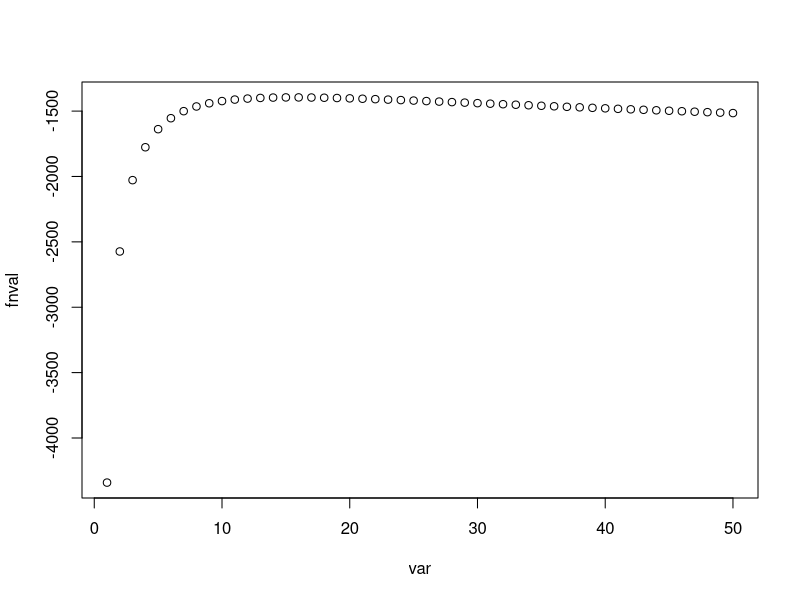
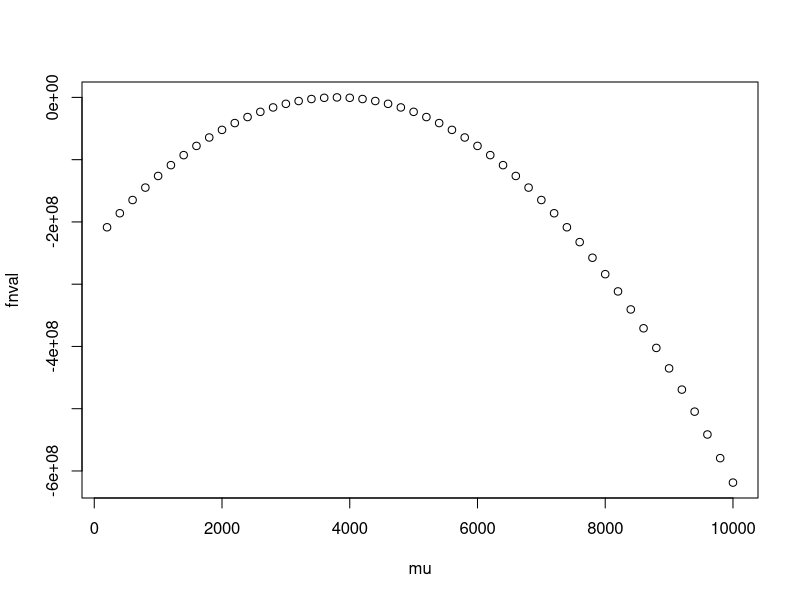

Write the R code that produced these figures, in order.
rm(list=ls())
set.seed(123)


#2a
data <- read.csv("data.csv")
data <- data[,c(2)]

mle.loglikelynormal <- function(theta){
  mu <- theta[1]
  sigma <- theta[2]
  val <- -(0.5)*length(data)*log(2*pi*sigma) - (0.5/sigma)*sum((data - mu)^2)
  return(val)
}
theta <- c(mean(data),var(data))
mlevalue.loglikely <- optim(par = theta,fn = mle.loglikelynormal,control = list(fnscale=-1))
print(mlevalue.loglikely)

#2b
optimmu <- 4000.04397
var = c(1:50)
fnval = c(1:50)
for(i in 1:50){
  var[i] <- i
  fnval[i] <- mle.loglikelynormal(c(optimmu,i))
}
plot(var,fnval)

optimsigma <- 15.53298
mu = c(1:50)
fnval = c(1:50)
vl <- 200
for(i in 1:50){
  mu[i] <- vl
  vl <- vl + 200
  fnval[i] <- mle.loglikelynormal(c(vl,optimsigma))
}
plot(mu,fnval)

